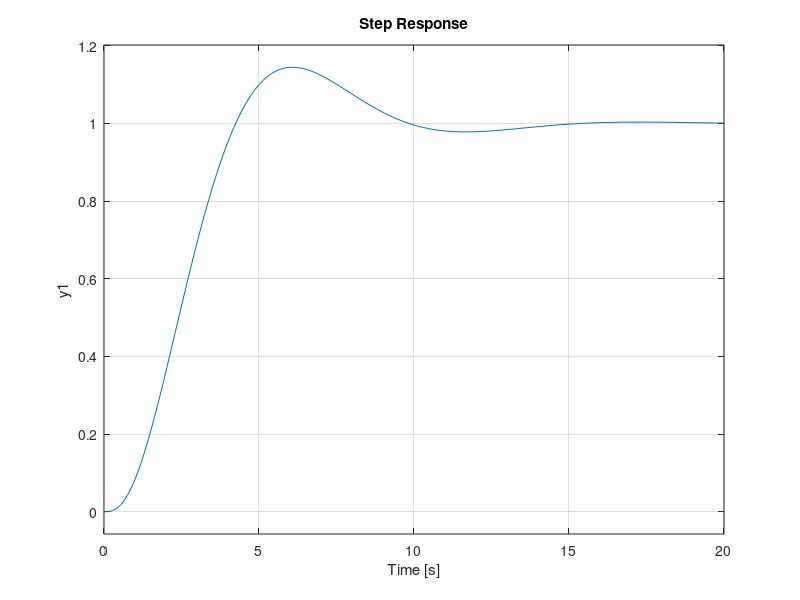

Write the MATLAB code that produced this figure. (Note: this script raises an error after producing the figure.)
clc;
clear all;
close all;
num=[1];
den=[1 3 2 0];
sys=tf(num,den)
cl_sys=feedback(sys,1)
figure(1);
step(cl_sys);
figure(2);
rlocus(num,den);
z=input('Enter the value for zeta');
w=input('Enter the value for omega n ');
sgrid(z,w);
[k,poles]=rlocfind(num,den);
new_clsys=feedback(sys*k,1)
figure(3);
step(new_clsys);